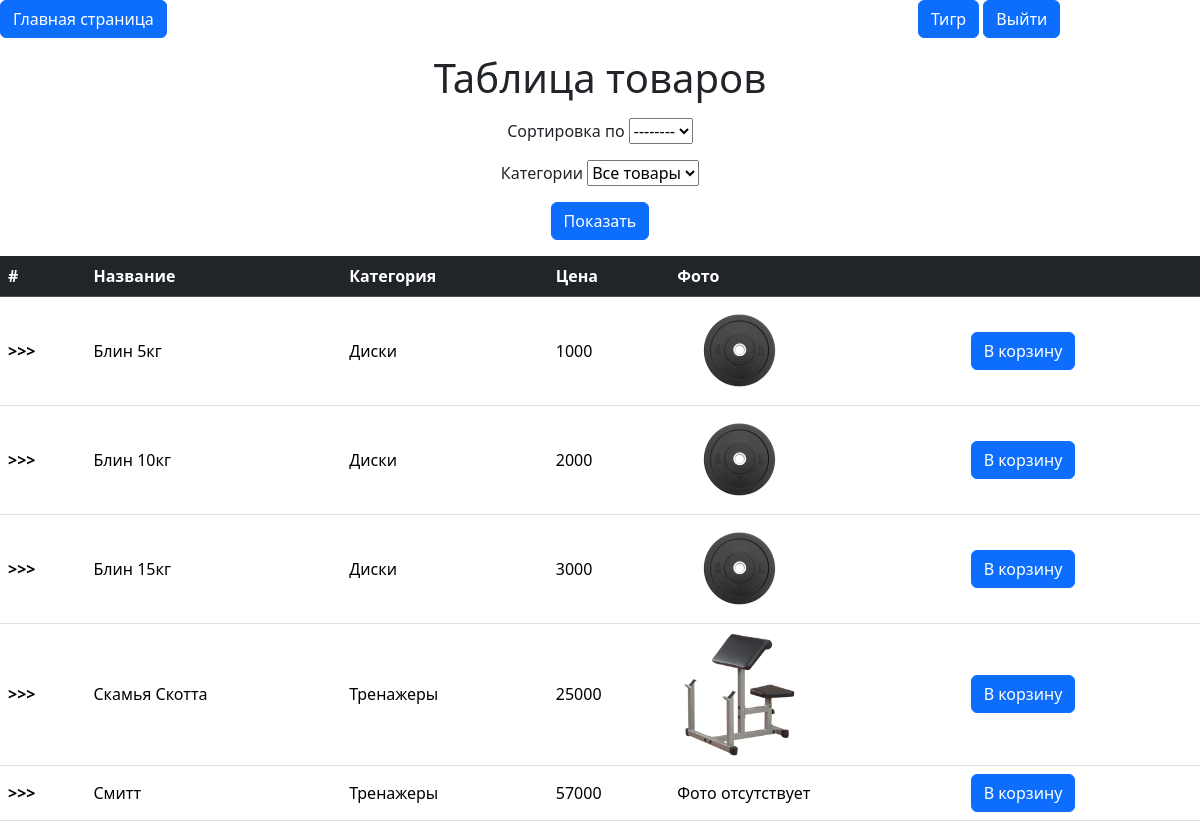
Before: /mainapp/ (signed in) with the older database file.
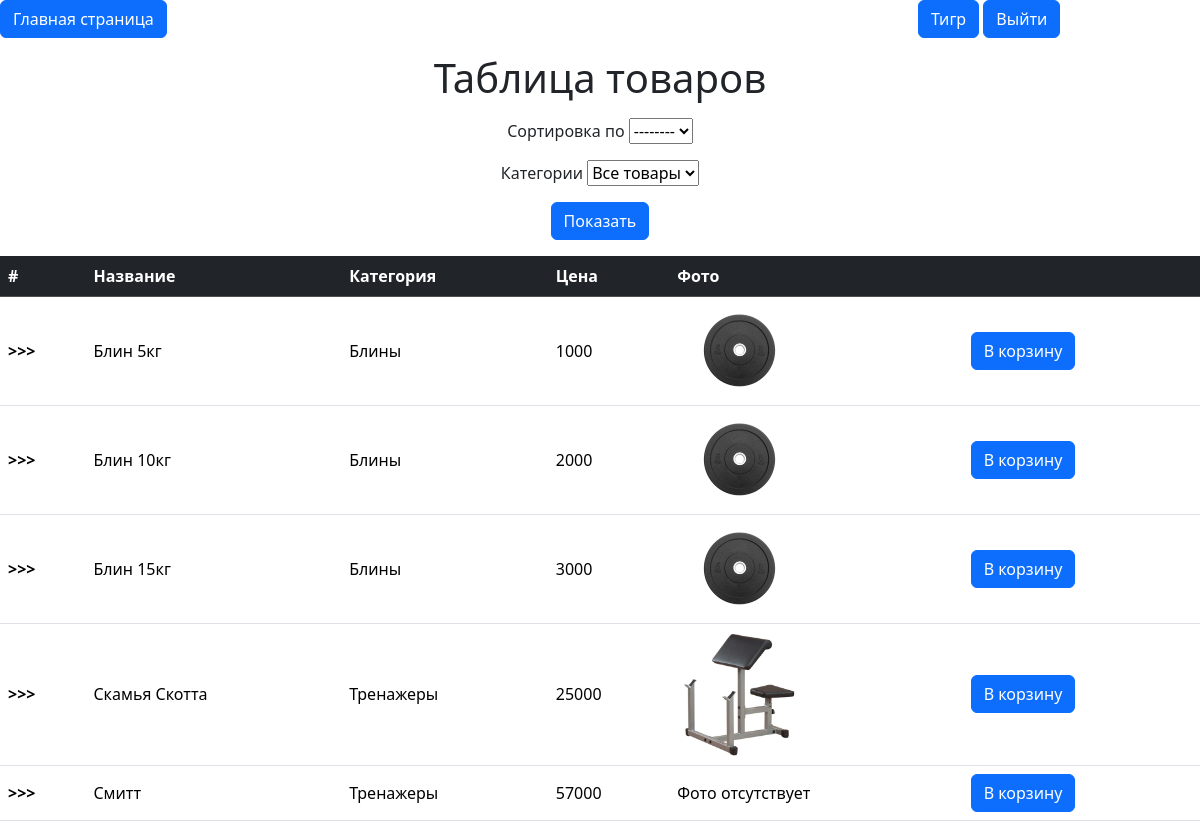
After: the same page with the newer database file.
### users/models.py (models this page shows)
class User(AbstractUser):
    basket = models.ManyToManyField(Product, related_name='Корзина')

### mainapp/models.py (models this page shows)
class Product(models.Model):
    title = models.CharField(max_length=50, unique=True, default='Без названия')
    price = models.IntegerField(default=0)
    photo = models.FileField(upload_to='photos', default=None,
                              blank=True, null=True, verbose_name='Фото')
    type = models.ForeignKey(TypeProduct, on_delete=PROTECT, null=True)

class TypeProduct(models.Model):
    type = models.CharField(max_length=50, unique=True)
    def __str__(self):
        return self.type

### mainapp/views.py (the view, shortened to what this page needs)
# urls.py: path('', first_page, name='home'),
@login_required
def first_page(request):
    kat = TypeProduct.objects.all()
    products = Product.objects.all()
    return render(request, 'mainapp/first_page.html', {'products': products, 'kat' :kat})

### mainapp/templates/mainapp/first_page.html (shortened to what this page needs)
{% extends 'mainapp/base.html' %}
{% block content %}
<figure class="text-center">
  <blockquote class="blockquote">
    <p><h1>Таблица товаров</h1></p>
  </blockquote>
  </figure>
<form method="post">
    <figure class="text-center">
    Сортировка по
    <select aria-label="Default select example" name="var">
      <option value="title">--------</option>
    </select>
    Категории
    <select aria-label="Default select example" name="kat">
            <option value="{{ p.type }}">Все товары</option>
    </select>
    <button class="btn btn-primary" type="submit">Показать</button>
    </figure>
</form>
<div class="table-responsive">
<table class="table align-middle" >
  <thead>
    <tr class="table-dark">
      <th scope="col">#</th>
      <th scope="col">Название</th>
      <th scope="col">Категория</th>
      <th scope="col">Цена</th>
      <th scope="col">Фото</th>
      <th scope="col"></th>
    </tr>
  </thead>
  <tbody>
  {% for p in products %}
    <tr class="align-center">
      <th scope="row">>>></th>
      <td>{{ p.title }}</td>
      <td>{{ p.type }}</td>
      <td>{{ p.price }}</td>
      {% if p.photo %}
        <td><img width="125" src="{{p.photo.url}}"></td>
      {% else %}
        <td>Фото отсутствует</td>
      {% endif %}
      <td>
          <form method="post">
              <button class="btn btn-primary" type="submit" name="basket" value="{{ p.title }}"">В корзину</button>
          </form>
      </td>
    </tr>
  {% endfor %}
  </tbody>
</table>
</div>
{% endblock %}

### mainapp/templates/mainapp/base.html (shortened to what this page needs)
<!DOCTYPE html>
{% load static %}
<html lang="en">
<head>
     <link href="https://cdn.jsdelivr.net/npm/bootstrap@5.3.3/dist/css/bootstrap.min.css" rel="stylesheet">
  </head>
</head>
<body>
<div class="row justify-content-between">
    <div class="col-3">
      <a href="{% url 'home' %}" class="btn btn-primary" role="button" data-bs-toggle="button">Главная страница</a>
    </div>
    <div class="col-3">
      <a href="{% url 'personal_account' %}" class="btn btn-primary" role="button" data-bs-toggle="button">{{ user.first_name }}</a>
      <a href="{% url 'logout' %}" class="btn btn-primary" role="button" data-bs-toggle="button">Выйти</a>
    </div>
  </div>
{% block content %}
{% endblock %}
</body>
</html>

Changed rows visible on the page:
changed through a linked row, Product "Блин 5кг": type "Диски" → "Блины"
changed through a linked row, Product "Блин 10кг": type "Диски" → "Блины"
changed through a linked row, Product "Блин 15кг": type "Диски" → "Блины"
